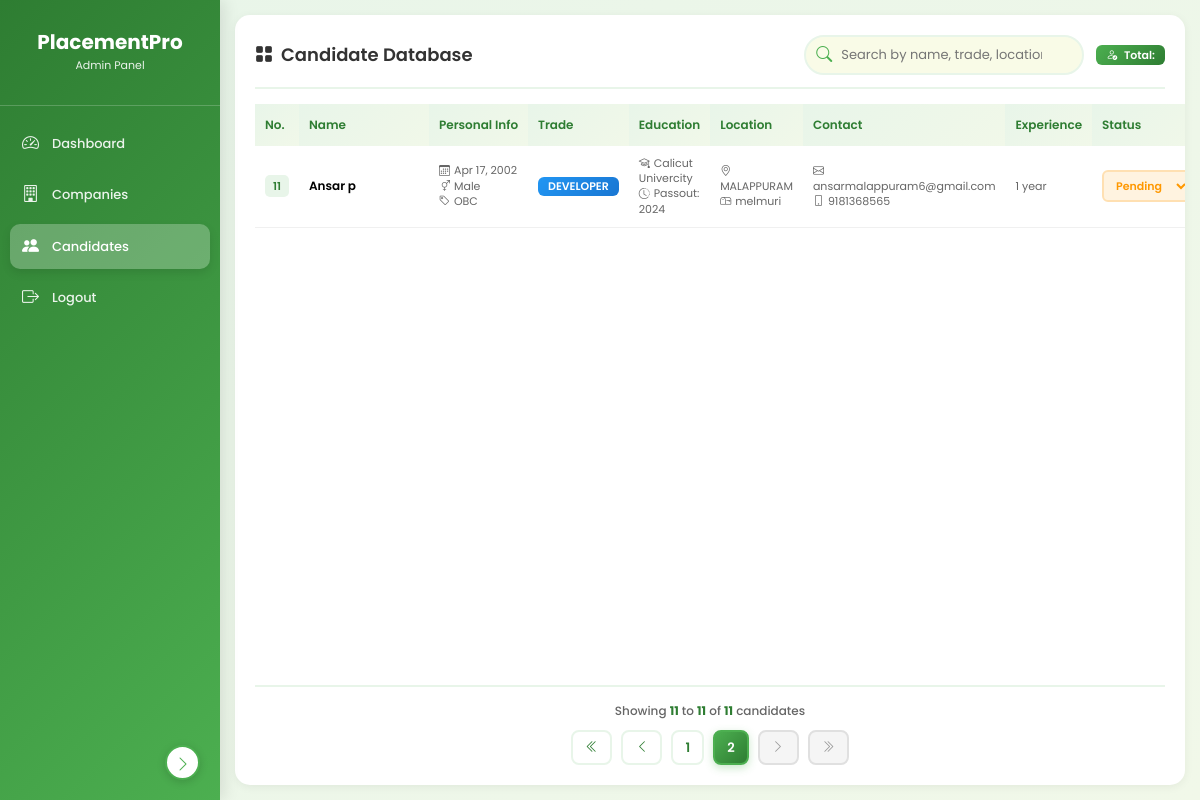
Page /view_candidates/?page=2 (signed in) on the committed database.
### web/models.py (models this page shows, shortened)
class CandidateRegistration(models.Model):
    GENDER_CHOICES = (
        ('male', 'Male'),
        ('female', 'Female'),
        ('other', 'Other'),
    )
    CATEGORY_CHOICES = (
        ('general', 'General'),
        ('obc', 'OBC'),
        ('sc', 'SC'),
        ('st', 'ST'),
        ('ews', 'EWS'),
    )
    STATUS_CHOICES = (
        ('pending', 'Pending'),
        ('selected', 'Selected'),
        ('rejected', 'Rejected'),
    )
    name = models.CharField(max_length=200)
    dob = models.DateField()
    gender = models.CharField(max_length=10, choices=GENDER_CHOICES)
    category = models.CharField(max_length=20, choices=CATEGORY_CHOICES)
    district = models.CharField(max_length=100)
    post_office = models.CharField(max_length=100)
    mobile = models.CharField(max_length=15)
    email = models.EmailField()
    trade = models.CharField(max_length=100)
    passout_year = models.IntegerField()
    institute = models.CharField(max_length=300)
    experience = models.TextField()
    status = models.CharField(max_length=20, choices=STATUS_CHOICES, default='pending')
    created_at = models.DateTimeField(auto_now_add=True)

### web/views.py (the view)
# urls.py: path('view_candidates/', views.view_candidates, name='view_candidates'),
@login_required
def view_candidates(request):
    if request.user.profile.user_type != 'admin':
        messages.error(request, 'Access denied. Admin only.')
        return redirect('web:main')
    candidates_list = CandidateRegistration.objects.all().order_by('-created_at')
    paginator = Paginator(candidates_list, 10)
    page = request.GET.get('page', 1)
    try:
        candidates = paginator.page(page)
    except PageNotAnInteger:
        candidates = paginator.page(1)
    except EmptyPage:
        candidates = paginator.page(paginator.num_pages)
    return render(request, 'web/view_candidates.html', {'candidates': candidates})

### templates/web/view_candidates.html (shortened to what this page needs)
<!DOCTYPE html>
<html lang="en">
<head>
    <link href="https://cdn.jsdelivr.net/npm/bootstrap@5.3.3/dist/css/bootstrap.min.css" rel="stylesheet">
    <link rel="stylesheet" href="https://cdn.jsdelivr.net/npm/bootstrap-icons@1.11.1/font/bootstrap-icons.css">
</head>
<body>
    <div class="sidebar" id="sidebar">
        <div class="sidebar-toggle" onclick="toggleSidebar()">
            <i class="bi bi-chevron-left"></i>
        </div>
        <div class="sidebar-header">
            <h2>PlacementPro</h2>
            <p>Admin Panel</p>
        </div>
        <ul class="sidebar-menu">
            <li><a href="{% url 'web:dashboard' %}" data-tooltip="Dashboard"><i class="bi bi-speedometer2"></i> <span class="menu-text">Dashboard</span></a></li>
            <li><a href="{% url 'web:view_companies' %}" data-tooltip="Companies"><i class="bi bi-building"></i> <span class="menu-text">Companies</span></a></li>
            <li><a href="{% url 'web:view_candidates' %}" class="active" data-tooltip="Candidates"><i class="bi bi-people-fill"></i> <span class="menu-text">Candidates</span></a></li>
            <li><a href="{% url 'web:logout' %}" data-tooltip="Logout"><i class="bi bi-box-arrow-right"></i> <span class="menu-text">Logout</span></a></li>
        </ul>
    </div>
    <div class="main-content" id="mainContent">
        <div class="content-section">
            <div class="section-header">
                <h3>
                    <i class="bi bi-grid-fill"></i>
                    Candidate Database
                </h3>
                <div class="header-actions">
                    <div class="search-container">
                        <input type="text"
                               class="search-input"
                               id="searchInput"
                               placeholder="Search by name, trade, location..."
                               autocomplete="off">
                    </div>
                    <span class="badge bg-success">
                        <i class="bi bi-person-check me-1"></i>
                        Total:
                    </span>
                </div>
            </div>
            <div class="table-wrapper">
                <table class="table table-hover" id="candidatesTable">
                    <thead>
                        <tr>
                            <th>No.</th>
                            <th>Name</th>
                            <th>Personal Info</th>
                            <th>Trade</th>
                            <th>Education</th>
                            <th>Location</th>
                            <th>Contact</th>
                            <th>Experience</th>
                            <th>Status</th>
                        </tr>
                    </thead>
                    <tbody>
                        {% for candidate in candidates %}
                        <tr data-name="{{ candidate.name|lower }}"
                            data-trade="{{ candidate.trade|lower }}"
                            data-district="{{ candidate.district|lower }}"
                            data-gender="{{ candidate.get_gender_display|lower }}"
                            data-category="{{ candidate.get_category_display|lower }}"
                            data-status="{{ candidate.status|lower }}">
                            <td><span class="id-badge">{{ forloop.counter|add:candidates.start_index|add:"-1" }}</span></td>
                            <td class="name-cell">{{ candidate.name }}</td>
                            <td class="info-cell">
                                <small><i class="bi bi-calendar3 me-1"></i>{{ candidate.dob|date:"M d, Y" }}</small>
                                <small><i class="bi bi-gender-ambiguous me-1"></i>{{ candidate.get_gender_display }}</small>
                                <small><i class="bi bi-tag me-1"></i>{{ candidate.get_category_display }}</small>
                            </td>
                            <td><span class="badge bg-primary">{{ candidate.trade }}</span></td>
                            <td class="info-cell">
                                <small><i class="bi bi-mortarboard me-1"></i>{{ candidate.institute|truncatewords:3 }}</small>
                                <small><i class="bi bi-clock-history me-1"></i>Passout: {{ candidate.passout_year }}</small>
                            </td>
                            <td class="info-cell">
                                <small><i class="bi bi-geo-alt me-1"></i>{{ candidate.district }}</small>
                                <small><i class="bi bi-mailbox me-1"></i>{{ candidate.post_office }}</small>
                            </td>
                            <td class="contact-cell info-cell">
                                <small><i class="bi bi-envelope me-1"></i>{{ candidate.email }}</small>
                                <small><i class="bi bi-phone me-1"></i>{{ candidate.mobile }}</small>
                            </td>
                            <td>
                                <small class="experience-cell" title="{{ candidate.experience }}">
                                    {{ candidate.experience|truncatewords:8 }}
                                </small>
                            </td>
                            <td>
                                <form method="POST" action="{% url 'web:update_candidate_status' candidate.id %}" style="display: inline;">
                                    <select name="status" class="status-select {{ candidate.status }}" onchange="this.form.submit()">
                                        <option value="pending" {% if candidate.status == 'pending' %}selected{% endif %}>Pending</option>
                                    </select>
                                </form>
                            </td>
                        </tr>
                        {% endfor %}
                    </tbody>
                </table>
            </div>
            {% if candidates.has_other_pages %}
            <div class="pagination-wrapper">
                <div class="page-info">
                    Showing <strong>{{ candidates.start_index }}</strong> to <strong>{{ candidates.end_index }}</strong> of <strong>{{ candidates.paginator.count }}</strong> candidates
                </div>
                <nav aria-label="Candidates pagination">
                    <ul class="pagination">
                        {% if candidates.has_previous %}
                        <li class="page-item">
                            <a class="page-link" href="?page=1" aria-label="First">
                                <i class="bi bi-chevron-double-left"></i>
                            </a>
                        </li>
                        <li class="page-item">
                            <a class="page-link" href="?page={{ candidates.previous_page_number }}" aria-label="Previous">
                                <i class="bi bi-chevron-left"></i>
                            </a>
                        </li>
                        {% endif %}
                        {% for num in candidates.paginator.page_range %}
                            {% if candidates.number == num %}
                            <li class="page-item active">
                                <span class="page-link">{{ num }}</span>
                            </li>
                            {% elif num > candidates.number|add:'-3' and num < candidates.number|add:'3' %}
                            <li class="page-item">
                                <a class="page-link" href="?page={{ num }}">{{ num }}</a>
                            </li>
                            {% endif %}
                        {% endfor %}
                        {% if candidates.has_next %}
                        <li class="page-item">
                            <a class="page-link" href="?page={{ candidates.next_page_number }}" aria-label="Next">
                                <i class="bi bi-chevron-right"></i>
                            </a>
                        </li>
                        <li class="page-item">
                            <a class="page-link" href="?page={{ candidates.paginator.num_pages }}" aria-label="Last">
                                <i class="bi bi-chevron-double-right"></i>
                            </a>
                        </li>
                        {% else %}
                        <li class="page-item disabled">
                            <span class="page-link"><i class="bi bi-chevron-right"></i></span>
                        </li>
                        <li class="page-item disabled">
                            <span class="page-link"><i class="bi bi-chevron-double-right"></i></span>
                        </li>
                        {% endif %}
                    </ul>
                </nav>
            </div>
            {% endif %}
        </div>
    </div>
</body>
</html>

### rows in the picture
CandidateRegistration: name "Ansar p", dob "Apr 17, 2002", gender "Male", category "OBC", trade "DEVELOPER", institute "Calicut Univercity", passout_year "2024", district "MALAPPURAM", post_office "melmuri", email "ansarmalappuram6@gmail.com", mobile "9181368565", experience "1 year", status "Pending"

### other values in the picture
{{ candidates.start_index }} "11"
{{ candidates.end_index }} "11"
{{ candidates.paginator.count }} "11"
{{ num }} "1"
{{ num }} "2"
